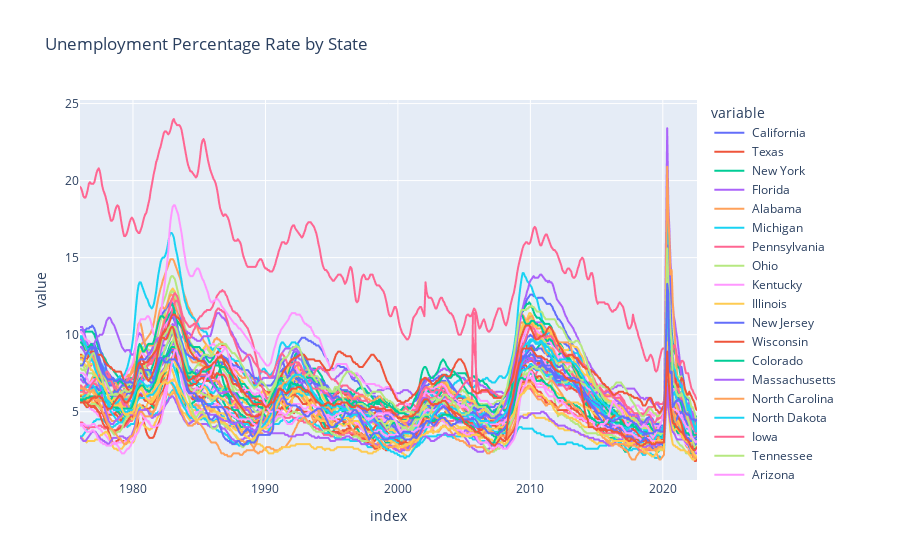

The code cell stored with this chart in its notebook:
### Markdown cell above
# Graph state data

### Code cell
px.line(unemp_states, title = 'Unemployment Percentage Rate by State')

### Figure 1 — Plotly figure (JSON) as saved in the notebook; plotly's stock layout.template omitted (floating-point values rounded to 4 significant figures; data arrays with more than 128 entries replaced by an {"elided": "..."} marker saying what was removed)
{"data": [{"hovertemplate": "variable= California<br>index=%{x}<br>value=%{y}<extra></extra>", "legendgroup": " California", "line": {"color": "#636efa", "dash": "solid"}, "marker": {"symbol": "circle"}, "mode": "lines", "name": " California", "showlegend": true, "type": "scattergl", "x": {"elided": "558 str values"}, "xaxis": "x", "y": {"elided": "558 float values"}, "yaxis": "y"}, {"hovertemplate": "variable= Texas<br>index=%{x}<br>value=%{y}<extra></extra>", "legendgroup": " Texas", "line": {"color": "#EF553B", "dash": "solid"}, "marker": {"symbol": "circle"}, "mode": "lines", "name": " Texas", "showlegend": true, "type": "scattergl", "x": {"elided": "558 str values"}, "xaxis": "x", "y": {"elided": "558 float values"}, "yaxis": "y"}, {"hovertemplate": "variable= New York<br>index=%{x}<br>value=%{y}<extra></extra>", "legendgroup": " New York", "line": {"color": "#00cc96", "dash": "solid"}, "marker": {"symbol": "circle"}, "mode": "lines", "name": " New York", "showlegend": true, "type": "scattergl", "x": {"elided": "558 str values"}, "xaxis": "x", "y": {"elided": "558 float values"}, "yaxis": "y"}, {"hovertemplate": "variable= Florida<br>index=%{x}<br>value=%{y}<extra></extra>", "legendgroup": " Florida", "line": {"color": "#ab63fa", "dash": "solid"}, "marker": {"symbol": "circle"}, "mode": "lines", "name": " Florida", "showlegend": true, "type": "scattergl", "x": {"elided": "558 str values"}, "xaxis": "x", "y": {"elided": "558 float values"}, "yaxis": "y"}, {"hovertemplate": "variable= Alabama<br>index=%{x}<br>value=%{y}<extra></extra>", "legendgroup": " Alabama", "line": {"color": "#FFA15A", "dash": "solid"}, "marker": {"symbol": "circle"}, "mode": "lines", "name": " Alabama", "showlegend": true, "type": "scattergl", "x": {"elided": "558 str values"}, "xaxis": "x", "y": {"elided": "558 float values"}, "yaxis": "y"}, {"hovertemplate": "variable= Michigan<br>index=%{x}<br>value=%{y}<extra></extra>", "legendgroup": " Michigan", "line": {"color": "#19d3f3", "dash": "solid"}, "marker": {"symbol": "circle"}, "mode": "lines", "name": " Michigan", "showlegend": true, "type": "scattergl", "x": {"elided": "558 str values"}, "xaxis": "x", "y": {"elided": "558 float values"}, "yaxis": "y"}, {"hovertemplate": "variable= Pennsylvania<br>index=%{x}<br>value=%{y}<extra></extra>", "legendgroup": " Pennsylvania", "line": {"color": "#FF6692", "dash": "solid"}, "marker": {"symbol": "circle"}, "mode": "lines", "name": " Pennsylvania", "showlegend": true, "type": "scattergl", "x": {"elided": "558 str values"}, "xaxis": "x", "y": {"elided": "558 float values"}, "yaxis": "y"}, {"hovertemplate": "variable= Ohio<br>index=%{x}<br>value=%{y}<extra></extra>", "legendgroup": " Ohio", "line": {"color": "#B6E880", "dash": "solid"}, "marker": {"symbol": "circle"}, "mode": "lines", "name": " Ohio", "showlegend": true, "type": "scattergl", "x": {"elided": "558 str values"}, "xaxis": "x", "y": {"elided": "558 float values"}, "yaxis": "y"}, {"hovertemplate": "variable= Kentucky<br>index=%{x}<br>value=%{y}<extra></extra>", "legendgroup": " Kentucky", "line": {"color": "#FF97FF", "dash": "solid"}, "marker": {"symbol": "circle"}, "mode": "lines", "name": " Kentucky", "showlegend": true, "type": "scattergl", "x": {"elided": "558 str values"}, "xaxis": "x", "y": {"elided": "558 float values"}, "yaxis": "y"}, {"hovertemplate": "variable= Illinois<br>index=%{x}<br>value=%{y}<extra></extra>", "legendgroup": " Illinois", "line": {"color": "#FECB52", "dash": "solid"}, "marker": {"symbol": "circle"}, "mode": "lines", "name": " Illinois", "showlegend": true, "type": "scattergl", "x": {"elided": "558 str values"}, "xaxis": "x", "y": {"elided": "558 float values"}, "yaxis": "y"}, {"hovertemplate": "variable= New Jersey<br>index=%{x}<br>value=%{y}<extra></extra>", "legendgroup": " New Jersey", "line": {"color": "#636efa", "dash": "solid"}, "marker": {"symbol": "circle"}, "mode": "lines", "name": " New Jersey", "showlegend": true, "type": "scattergl", "x": {"elided": "558 str values"}, "xaxis": "x", "y": {"elided": "558 float values"}, "yaxis": "y"}, {"hovertemplate": "variable= Wisconsin<br>index=%{x}<br>value=%{y}<extra></extra>", "legendgroup": " Wisconsin", "line": {"color": "#EF553B", "dash": "solid"}, "marker": {"symbol": "circle"}, "mode": "lines", "name": " Wisconsin", "showlegend": true, "type": "scattergl", "x": {"elided": "558 str values"}, "xaxis": "x", "y": {"elided": "558 float values"}, "yaxis": "y"}, {"hovertemplate": "variable= Colorado<br>index=%{x}<br>value=%{y}<extra></extra>", "legendgroup": " Colorado", "line": {"color": "#00cc96", "dash": "solid"}, "marker": {"symbol": "circle"}, "mode": "lines", "name": " Colorado", "showlegend": true, "type": "scattergl", "x": {"elided": "558 str values"}, "xaxis": "x", "y": {"elided": "558 float values"}, "yaxis": "y"}, {"hovertemplate": "variable= Massachusetts<br>index=%{x}<br>value=%{y}<extra></extra>", "legendgroup": " Massachusetts", "line": {"color": "#ab63fa", "dash": "solid"}, "marker": {"symbol": "circle"}, "mode": "lines", "name": " Massachusetts", "showlegend": true, "type": "scattergl", "x": {"elided": "558 str values"}, "xaxis": "x", "y": {"elided": "558 float values"}, "yaxis": "y"}, {"hovertemplate": "variable= North Carolina<br>index=%{x}<br>value=%{y}<extra></extra>", "legendgroup": " North Carolina", "line": {"color": "#FFA15A", "dash": "solid"}, "marker": {"symbol": "circle"}, "mode": "lines", "name": " North Carolina", "showlegend": true, "type": "scattergl", "x": {"elided": "558 str values"}, "xaxis": "x", "y": {"elided": "558 float values"}, "yaxis": "y"}, {"hovertemplate": "variable= North Dakota<br>index=%{x}<br>value=%{y}<extra></extra>", "legendgroup": " North Dakota", "line": {"color": "#19d3f3", "dash": "solid"}, "marker": {"symbol": "circle"}, "mode": "lines", "name": " North Dakota", "showlegend": true, "type": "scattergl", "x": {"elided": "558 str values"}, "xaxis": "x", "y": {"elided": "558 float values"}, "yaxis": "y"}, {"hovertemplate": "variable= Iowa<br>index=%{x}<br>value=%{y}<extra></extra>", "legendgroup": " Iowa", "line": {"color": "#FF6692", "dash": "solid"}, "marker": {"symbol": "circle"}, "mode": "lines", "name": " Iowa", "showlegend": true, "type": "scattergl", "x": {"elided": "558 str values"}, "xaxis": "x", "y": {"elided": "558 float values"}, "yaxis": "y"}, {"hovertemplate": "variable= Tennessee<br>index=%{x}<br>value=%{y}<extra></extra>", "legendgroup": " Tennessee", "line": {"color": "#B6E880", "dash": "solid"}, "marker": {"symbol": "circle"}, "mode": "lines", "name": " Tennessee", "showlegend": true, "type": "scattergl", "x": {"elided": "558 str values"}, "xaxis": "x", "y": {"elided": "558 float values"}, "yaxis": "y"}, {"hovertemplate": "variable= Arizona<br>index=%{x}<br>value=%{y}<extra></extra>", "legendgroup": " Arizona", "line": {"color": "#FF97FF", "dash": "solid"}, "marker": {"symbol": "circle"}, "mode": "lines", "name": " Arizona", "showlegend": true, "type": "scattergl", "x": {"elided": "558 str values"}, "xaxis": "x", "y": {"elided": "558 float values"}, "yaxis": "y"}, {"hovertemplate": "variable= Virginia<br>index=%{x}<br>value=%{y}<extra></extra>", "legendgroup": " Virginia", "line": {"color": "#FECB52", "dash": "solid"}, "marker": {"symbol": "circle"}, "mode": "lines", "name": " Virginia", "showlegend": true, "type": "scattergl", "x": {"elided": "558 str values"}, "xaxis": "x", "y": {"elided": "558 float values"}, "yaxis": "y"}, {"hovertemplate": "variable= Washington<br>index=%{x}<br>value=%{y}<extra></extra>", "legendgroup": " Washington", "line": {"color": "#636efa", "dash": "solid"}, "marker": {"symbol": "circle"}, "mode": "lines", "name": " Washington", "showlegend": true, "type": "scattergl", "x": {"elided": "558 str values"}, "xaxis": "x", "y": {"elided": "558 float values"}, "yaxis": "y"}, {"hovertemplate": "variable= Minnesota<br>index=%{x}<br>value=%{y}<extra></extra>", "legendgroup": " Minnesota", "line": {"color": "#EF553B", "dash": "solid"}, "marker": {"symbol": "circle"}, "mode": "lines", "name": " Minnesota", "showlegend": true, "type": "scattergl", "x": {"elided": "558 str values"}, "xaxis": "x", "y": {"elided": "558 float values"}, "yaxis": "y"}, {"hovertemplate": "variable= South Carolina<br>index=%{x}<br>value=%{y}<extra></extra>", "legendgroup": " South Carolina", "line": {"color": "#00cc96", "dash": "solid"}, "marker": {"symbol": "circle"}, "mode": "lines", "name": " South Carolina", "showlegend": true, "type": "scattergl", "x": {"elided": "558 str values"}, "xaxis": "x", "y": {"elided": "558 float values"}, "yaxis": "y"}, {"hovertemplate": "variable= Alaska<br>index=%{x}<br>value=%{y}<extra></extra>", "legendgroup": " Alaska", "line": {"color": "#ab63fa", "dash": "solid"}, "marker": {"symbol": "circle"}, "mode": "lines", "name": " Alaska", "showlegend": true, "type": "scattergl", "x": {"elided": "558 str values"}, "xaxis": "x", "y": {"elided": "558 float values"}, "yaxis": "y"}, {"hovertemplate": "variable= Indiana<br>index=%{x}<br>value=%{y}<extra></extra>", "legendgroup": " Indiana", "line": {"color": "#FFA15A", "dash": "solid"}, "marker": {"symbol": "circle"}, "mode": "lines", "name": " Indiana", "showlegend": true, "type": "scattergl", "x": {"elided": "558 str values"}, "xaxis": "x", "y": {"elided": "558 float values"}, "yaxis": "y"}, {"hovertemplate": "variable= Missouri<br>index=%{x}<br>value=%{y}<extra></extra>", "legendgroup": " Missouri", "line": {"color": "#19d3f3", "dash": "solid"}, "marker": {"symbol": "circle"}, "mode": "lines", "name": " Missouri", "showlegend": true, "type": "scattergl", "x": {"elided": "558 str values"}, "xaxis": "x", "y": {"elided": "558 float values"}, "yaxis": "y"}, {"hovertemplate": "variable= Louisiana<br>index=%{x}<br>value=%{y}<extra></extra>", "legendgroup": " Louisiana", "line": {"color": "#FF6692", "dash": "solid"}, "marker": {"symbol": "circle"}, "mode": "lines", "name": " Louisiana", "showlegend": true, "type": "scattergl", "x": {"elided": "558 str values"}, "xaxis": "x", "y": {"elided": "558 float values"}, "yaxis": "y"}, {"hovertemplate": "variable= Utah<br>index=%{x}<br>value=%{y}<extra></extra>", "legendgroup": " Utah", "line": {"color": "#B6E880", "dash": "solid"}, "marker": {"symbol": "circle"}, "mode": "lines", "name": " Utah", "showlegend": true, "type": "scattergl", "x": {"elided": "558 str values"}, "xaxis": "x", "y": {"elided": "558 float values"}, "yaxis": "y"}, {"hovertemplate": "variable= West Virginia<br>index=%{x}<br>value=%{y}<extra></extra>", "legendgroup": " West Virginia", "line": {"color": "#FF97FF", "dash": "solid"}, "marker": {"symbol": "circle"}, "mode": "lines", "name": " West Virginia", "showlegend": true, "type": "scattergl", "x": {"elided": "558 str values"}, "xaxis": "x", "y": {"elided": "558 float values"}, "yaxis": "y"}, {"hovertemplate": "variable= Georgia<br>index=%{x}<br>value=%{y}<extra></extra>", "legendgroup": " Georgia", "line": {"color": "#FECB52", "dash": "solid"}, "marker": {"symbol": "circle"}, "mode": "lines", "name": " Georgia", "showlegend": true, "type": "scattergl", "x": {"elided": "558 str values"}, "xaxis": "x", "y": {"elided": "558 float values"}, "yaxis": "y"}, {"hovertemplate": "variable= Arkansas<br>index=%{x}<br>value=%{y}<extra></extra>", "legendgroup": " Arkansas", "line": {"color": "#636efa", "dash": "solid"}, "marker": {"symbol": "circle"}, "mode": "lines", "name": " Arkansas", "showlegend": true, "type": "scattergl", "x": {"elided": "558 str values"}, "xaxis": "x", "y": {"elided": "558 float values"}, "yaxis": "y"}, {"hovertemplate": "variable= Oklahoma<br>index=%{x}<br>value=%{y}<extra></extra>", "legendgroup": " Oklahoma", "line": {"color": "#EF553B", "dash": "solid"}, "marker": {"symbol": "circle"}, "mode": "lines", "name": " Oklahoma", "showlegend": true, "type": "scattergl", "x": {"elided": "558 str values"}, "xaxis": "x", "y": {"elided": "558 float values"}, "yaxis": "y"}, {"hovertemplate": "variable= Oregon<br>index=%{x}<br>value=%{y}<extra></extra>", "legendgroup": " Oregon", "line": {"color": "#00cc96", "dash": "solid"}, "marker": {"symbol": "circle"}, "mode": "lines", "name": " Oregon", "showlegend": true, "type": "scattergl", "x": {"elided": "558 str values"}, "xaxis": "x", "y": {"elided": "558 float values"}, "yaxis": "y"}, {"hovertemplate": "variable= Nevada<br>index=%{x}<br>value=%{y}<extra></extra>", "legendgroup": " Nevada", "line": {"color": "#ab63fa", "dash": "solid"}, "marker": {"symbol": "circle"}, "mode": "lines", "name": " Nevada", "showlegend": true, "type": "scattergl", "x": {"elided": "558 str values"}, "xaxis": "x", "y": {"elided": "558 float values"}, "yaxis": "y"}, {"hovertemplate": "variable= Hawaii<br>index=%{x}<br>value=%{y}<extra></extra>", "legendgroup": " Hawaii", "line": {"color": "#FFA15A", "dash": "solid"}, "marker": {"symbol": "circle"}, "mode": "lines", "name": " Hawaii", "showlegend": true, "type": "scattergl", "x": {"elided": "558 str values"}, "xaxis": "x", "y": {"elided": "558 float values"}, "yaxis": "y"}, {"hovertemplate": "variable= Maryland<br>index=%{x}<br>value=%{y}<extra></extra>", "legendgroup": " Maryland", "line": {"color": "#19d3f3", "dash": "solid"}, "marker": {"symbol": "circle"}, "mode": "lines", "name": " Maryland", "showlegend": true, "type": "scattergl", "x": {"elided": "558 str values"}, "xaxis": "x", "y": {"elided": "558 float values"}, "yaxis": "y"}, {"hovertemplate": "variable= Mississippi<br>index=%{x}<br>value=%{y}<extra></extra>", "legendgroup": " Mississippi", "line": {"color": "#FF6692", "dash": "solid"}, "marker": {"symbol": "circle"}, "mode": "lines", "name": " Mississippi", "showlegend": true, "type": "scattergl", "x": {"elided": "558 str values"}, "xaxis": "x", "y": {"elided": "558 float values"}, "yaxis": "y"}, {"hovertemplate": "variable= New Mexico<br>index=%{x}<br>value=%{y}<extra></extra>", "legendgroup": " New Mexico", "line": {"color": "#B6E880", "dash": "solid"}, "marker": {"symbol": "circle"}, "mode": "lines", "name": " New Mexico", "showlegend": true, "type": "scattergl", "x": {"elided": "558 str values"}, "xaxis": "x", "y": {"elided": "558 float values"}, "yaxis": "y"}, {"hovertemplate": "variable= Kansas<br>index=%{x}<br>value=%{y}<extra></extra>", "legendgroup": " Kansas", "line": {"color": "#FF97FF", "dash": "solid"}, "marker": {"symbol": "circle"}, "mode": "lines", "name": " Kansas", "showlegend": true, "type": "scattergl", "x": {"elided": "558 str values"}, "xaxis": "x", "y": {"elided": "558 float values"}, "yaxis": "y"}, {"hovertemplate": "variable= Nebraska<br>index=%{x}<br>value=%{y}<extra></extra>", "legendgroup": " Nebraska", "line": {"color": "#FECB52", "dash": "solid"}, "marker": {"symbol": "circle"}, "mode": "lines", "name": " Nebraska", "showlegend": true, "type": "scattergl", "x": {"elided": "558 str values"}, "xaxis": "x", "y": {"elided": "558 float values"}, "yaxis": "y"}, {"hovertemplate": "variable= Maine<br>index=%{x}<br>value=%{y}<extra></extra>", "legendgroup": " Maine", "line": {"color": "#636efa", "dash": "solid"}, "marker": {"symbol": "circle"}, "mode": "lines", "name": " Maine", "showlegend": true, "type": "scattergl", "x": {"elided": "558 str values"}, "xaxis": "x", "y": {"elided": "558 float values"}, "yaxis": "y"}, {"hovertemplate": "variable= the District of Columbia<br>index=%{x}<br>value=%{y}<extra></extra>", "legendgroup": " the District of Columbia", "line": {"color": "#EF553B", "dash": "solid"}, "marker": {"symbol": "circle"}, "mode": "lines", "name": " the District of Columbia", "showlegend": true, "type": "scattergl", "x": {"elided": "558 str values"}, "xaxis": "x", "y": {"elided": "558 float values"}, "yaxis": "y"}, {"hovertemplate": "variable= Montana<br>index=%{x}<br>value=%{y}<extra></extra>", "legendgroup": " Montana", "line": {"color": "#00cc96", "dash": "solid"}, "marker": {"symbol": "circle"}, "mode": "lines", "name": " Montana", "showlegend": true, "type": "scattergl", "x": {"elided": "558 str values"}, "xaxis": "x", "y": {"elided": "558 float values"}, "yaxis": "y"}, {"hovertemplate": "variable= South Dakota<br>index=%{x}<br>value=%{y}<extra></extra>", "legendgroup": " South Dakota", "line": {"color": "#ab63fa", "dash": "solid"}, "marker": {"symbol": "circle"}, "mode": "lines", "name": " South Dakota", "showlegend": true, "type": "scattergl", "x": {"elided": "558 str values"}, "xaxis": "x", "y": {"elided": "558 float values"}, "yaxis": "y"}, {"hovertemplate": "variable= New Hampshire<br>index=%{x}<br>value=%{y}<extra></extra>", "legendgroup": " New Hampshire", "line": {"color": "#FFA15A", "dash": "solid"}, "marker": {"symbol": "circle"}, "mode": "lines", "name": " New Hampshire", "showlegend": true, "type": "scattergl", "x": {"elided": "558 str values"}, "xaxis": "x", "y": {"elided": "558 float values"}, "yaxis": "y"}, {"hovertemplate": "variable= Connecticut<br>index=%{x}<br>value=%{y}<extra></extra>", "legendgroup": " Connecticut", "line": {"color": "#19d3f3", "dash": "solid"}, "marker": {"symbol": "circle"}, "mode": "lines", "name": " Connecticut", "showlegend": true, "type": "scattergl", "x": {"elided": "558 str values"}, "xaxis": "x", "y": {"elided": "558 float values"}, "yaxis": "y"}, {"hovertemplate": "variable= Puerto Rico<br>index=%{x}<br>value=%{y}<extra></extra>", "legendgroup": " Puerto Rico", "line": {"color": "#FF6692", "dash": "solid"}, "marker": {"symbol": "circle"}, "mode": "lines", "name": " Puerto Rico", "showlegend": true, "type": "scattergl", "x": {"elided": "558 str values"}, "xaxis": "x", "y": {"elided": "558 float values"}, "yaxis": "y"}, {"hovertemplate": "variable= Rhode Island<br>index=%{x}<br>value=%{y}<extra></extra>", "legendgroup": " Rhode Island", "line": {"color": "#B6E880", "dash": "solid"}, "marker": {"symbol": "circle"}, "mode": "lines", "name": " Rhode Island", "showlegend": true, "type": "scattergl", "x": {"elided": "558 str values"}, "xaxis": "x", "y": {"elided": "558 float values"}, "yaxis": "y"}, {"hovertemplate": "variable= Wyoming<br>index=%{x}<br>value=%{y}<extra></extra>", "legendgroup": " Wyoming", "line": {"color": "#FF97FF", "dash": "solid"}, "marker": {"symbol": "circle"}, "mode": "lines", "name": " Wyoming", "showlegend": true, "type": "scattergl", "x": {"elided": "558 str values"}, "xaxis": "x", "y": {"elided": "558 float values"}, "yaxis": "y"}, {"hovertemplate": "variable= Vermont<br>index=%{x}<br>value=%{y}<extra></extra>", "legendgroup": " Vermont", "line": {"color": "#FECB52", "dash": "solid"}, "marker": {"symbol": "circle"}, "mode": "lines", "name": " Vermont", "showlegend": true, "type": "scattergl", "x": {"elided": "558 str values"}, "xaxis": "x", "y": {"elided": "558 float values"}, "yaxis": "y"}, {"hovertemplate": "variable= Delaware<br>index=%{x}<br>value=%{y}<extra></extra>", "legendgroup": " Delaware", "line": {"color": "#636efa", "dash": "solid"}, "marker": {"symbol": "circle"}, "mode": "lines", "name": " Delaware", "showlegend": true, "type": "scattergl", "x": {"elided": "558 str values"}, "xaxis": "x", "y": {"elided": "558 float values"}, "yaxis": "y"}, {"hovertemplate": "variable= Idaho<br>index=%{x}<br>value=%{y}<extra></extra>", "legendgroup": " Idaho", "line": {"color": "#EF553B", "dash": "solid"}, "marker": {"symbol": "circle"}, "mode": "lines", "name": " Idaho", "showlegend": true, "type": "scattergl", "x": {"elided": "558 str values"}, "xaxis": "x", "y": {"elided": "558 float values"}, "yaxis": "y"}], "layout": {"legend": {"title": {"text": "variable"}, "tracegroupgap": 0}, "title": {"text": "Unemployment Percentage Rate by State"}, "xaxis": {"anchor": "y", "domain": [0, 1], "title": {"text": "index"}}, "yaxis": {"anchor": "x", "domain": [0, 1], "title": {"text": "value"}}}}
